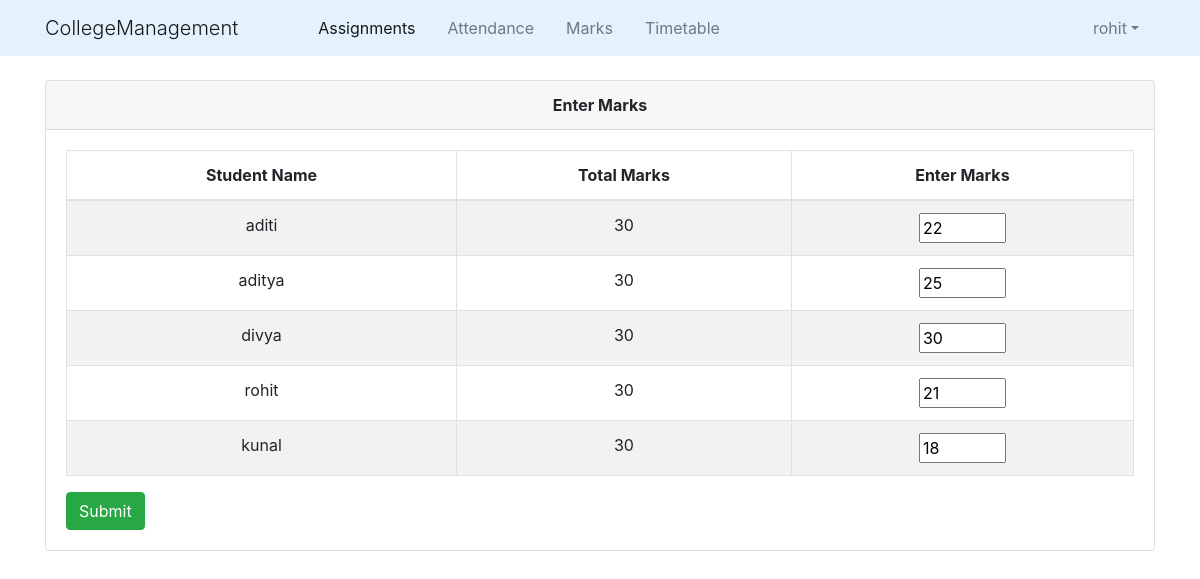
/staff/EditMarks/9/ (signed in), run on the app's committed database.
### college_info/models.py (models this page shows, shortened)
class User(AbstractUser):
    @property
    def is_student(self):
        if hasattr(self,'student'):
            return True
        else:
            return False

class Marks(models.Model):
    student_course=models.ForeignKey(StudentCourse,on_delete=models.CASCADE)
    name = models.CharField(max_length=50,choices=test_name)
    marks = models.IntegerField(default=0,validators=[MinValueValidator(0),MaxValueValidator(100)])
    class Meta:
        unique_together=(('student_course','name'),)
    def total_marks(self):
        if self.name=='Insem':
            return 30
        return 20

class StudentCourse(models.Model):
    student = models.ForeignKey(Student,on_delete=models.CASCADE)
    course = models.ForeignKey(Course,on_delete=models.CASCADE)
    class Meta:
        unique_together=(('student','course'),)

class Student(models.Model):
    user = models.OneToOneField(User,on_delete=models.CASCADE)
    roll_no = models.CharField(primary_key=True,max_length=50)
    batch_id =models.ForeignKey(Batch,on_delete=models.CASCADE)
    name = models.CharField(max_length=50)
    DOB =models.DateField()

class MarksClass(models.Model):
    teach=models.ForeignKey(Teaches,on_delete=models.CASCADE)
    name= models.CharField(max_length=50,choices=test_name)
    status = models.BooleanField(default='False')
    class Meta:
        unique_together=(('teach','name'),)
    def total_marks(self):
        if self.name=='Insem':
            return 30
        return 20

### college_info/views.py (the view)
# urls.py: path('staff/EditMarks/<slug:markclass_id>/',views.staff_edit_marks,name='edit_marks'),
@login_required()
def staff_edit_marks(request,markclass_id):
    markclass = MarksClass.objects.get(id=markclass_id)
    course = markclass.teach.course
    student_list = markclass.teach.batch.student_set.all()
    marks_list=[]
    for student in student_list:
        sc = StudentCourse.objects.get(student=student,course=course)
        marks = sc.marks_set.get(name = markclass.name)
        marks_list.append(marks)
    return render(request,'college_info/staff_edit_marks.html',{'markclass':markclass,'markslist':marks_list})

### college_info/templates/college_info/staff_edit_marks.html (shortened to what this page needs)
{% extends "college_info/base.html" %}
{% block content %}
    <div class="container">
            <div class="card">
                <div class="card-header text-center">
                    <b>Enter Marks</b>
                </div>
                <div class="card-body">
                    <form action="{% url 'marks_confirm' markclass.id %}" method="post">
                        <div class="table-responsive">
                            <table class="table table-bordered table-striped text-center">
                                <thead>
                                     <tr>
                                        <th>Student Name</th>
                                        <th>Total Marks</th>
                                         <th>Enter Marks</th>
                                    </tr>
                                </thead>
                                <tbody>
                                    {% for mark in markslist %}
                                        <tr>
                                            <td>{{ mark.student_course.student.name }}</td>
                                            <td>{{ mark.total_marks }}</td>
                                            <td>
                                                <input type="number" name="{{ mark.student_course.student.roll_no }}" min="0" max="{{ markclass.total_marks }}" value="{{mark.marks}}">
                                            </td>
                                        </tr>
                                    {% endfor %}
                                </tbody>
                            </table>
                        </div>
                        <input class="btn btn-success" type="submit" value="Submit">
                    </form>
                </div>
            </div>
    </div>
{% endblock content %}

### college_info/templates/college_info/base.html (shortened to what this page needs)
{% load static %}
<!DOCTYPE html>
<html lang="en" dir="ltr">
  <head>
    <link rel="stylesheet" href="https://maxcdn.bootstrapcdn.com/bootstrap/4.0.0/css/bootstrap.min.css">
    <link href="//cdn.bootcss.com/bootstrap-datetimepicker/4.17.44/css/bootstrap-datetimepicker.min.css" rel="stylesheet">
    <link rel="stylesheet" type="text/css" href="{% static 'college_info/style.css' %}">
    <link rel="stylesheet" href="http://code.jquery.com/ui/1.11.0/themes/smoothness/jquery-ui.css">
  </head>
  <body>
    <header class="site-header topheader">
      <nav class="navbar navbar-expand-md navbar-light fixed-top" style="background-color:#e3f2fd">
        {% if request.user.is_authenticated %}
        <div class="container">
          <span class="navbar-brand display-1">CollegeManagement</span>
          <div class="collapse navbar-collapse" id="navbarcontent">
            <div class="navbar-nav ml-5">
              <a class="nav-item nav-link active mx-2 " href="{% url 'home' %}">Assignments</a>
              {% if request.user.is_student %}
                <a class="nav-item nav-link mx-2" href="{% url 'student_attendance' request.user.student.roll_no %}">Attendance</a>
              {% else %}
                <a class="nav-item nav-link mx-2" href="{% url 'staff_teaches' request.user.staff.id 1 %}">Attendance</a>
              {% endif %}
              {% if request.user.is_student %}
                <a class="nav-item nav-link mx-2" href="{% url 'student_marks' request.user.student.roll_no %}">Marks</a>
              {% else %}
                <a class="nav-item nav-link mx-2" href="{% url 'staff_teaches' request.user.staff.id 2 %}">Marks</a>
              {% endif %}
              {% if request.user.is_student %}
                <a class="nav-item nav-link mx-2" href="{% url 'student_timetable' request.user.student.batch_id.id %}">Timetable</a>
              {% else %}
                <a class="nav-item nav-link mx-2" href="{% url 'staff_timetable' request.user.staff.id %}">Timetable</a>
              {% endif %}
            </div>
            <ul class="navbar-nav ml-auto">
              <li class="nav-item dropdown ml-5">
                <a class="nav-link dropdown-toggle mx-2 " id="navbarDropdown" data-toggle="dropdown" href="#">{{ request.user.username }}</a>
              </li>
            </ul>
          </div>
        </div>
        {% else %}
        <div class="container justify-content-center">
          <span class="navbar-brand display-1 ">CollegeManagement</span>
        </div>
        {% endif %}
      </nav>
    </header>
    {% block content %}{% endblock %}
  </body>
</html>

### college_info/static/college_info/style.css (style rules this page uses)
body { margin-top:5rem; }

### data on the page
User: user.username "rohit"
Marks: student_course.student.name "aditi", total_marks "30", marks "22"
Marks: student_course.student.name "aditya", total_marks "30", marks "25"
Marks: student_course.student.name "divya", total_marks "30"
MarksClass: total_marks "30"
Marks: student_course.student.name "rohit", total_marks "30", marks "21"
Marks: student_course.student.name "kunal", total_marks "30", marks "18"
